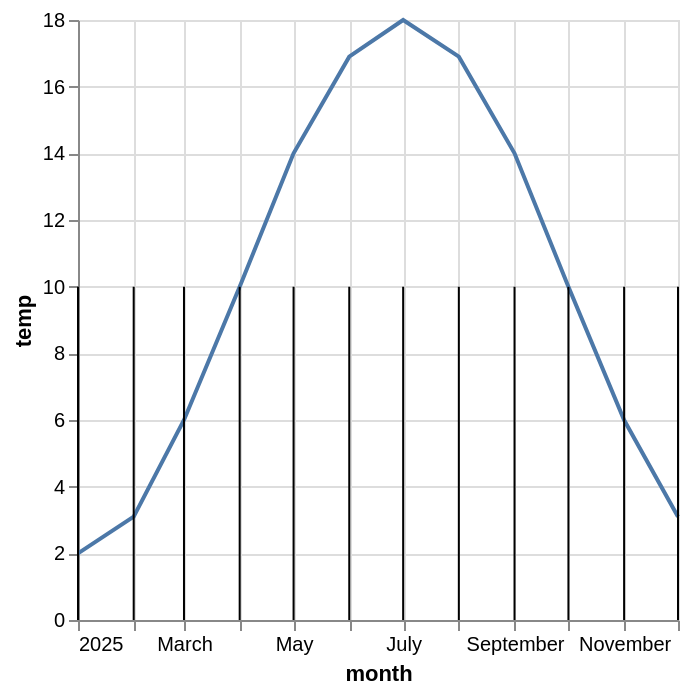

This figure's Vega-Lite source:
### Vega-Lite specification from a JSON file in a GitHub repository (floating-point values rounded to 4 significant figures)
{"$schema": "https://vega.github.io/schema/vega-lite/v5.json", "data": {"values": [{"month": "2025-01-01", "city": "Oslo", "temp": 2.0}, {"month": "2025-02-01", "city": "Oslo", "temp": 3.1}, {"month": "2025-03-01", "city": "Oslo", "temp": 6.0}, {"month": "2025-04-01", "city": "Oslo", "temp": 10.0}, {"month": "2025-05-01", "city": "Oslo", "temp": 14.0}, {"month": "2025-06-01", "city": "Oslo", "temp": 16.9}, {"month": "2025-07-01", "city": "Oslo", "temp": 18.0}, {"month": "2025-08-01", "city": "Oslo", "temp": 16.9}, {"month": "2025-09-01", "city": "Oslo", "temp": 14.0}, {"month": "2025-10-01", "city": "Oslo", "temp": 10.0}, {"month": "2025-11-01", "city": "Oslo", "temp": 6.0}, {"month": "2025-12-01", "city": "Oslo", "temp": 3.1}, {"month": "2025-01-01", "city": "Lima", "temp": 18.0}, {"month": "2025-02-01", "city": "Lima", "temp": 16.9}, {"month": "2025-03-01", "city": "Lima", "temp": 14.0}, {"month": "2025-04-01", "city": "Lima", "temp": 10.0}, {"month": "2025-05-01", "city": "Lima", "temp": 6.0}, {"month": "2025-06-01", "city": "Lima", "temp": 3.1}, {"month": "2025-07-01", "city": "Lima", "temp": 2.0}, {"month": "2025-08-01", "city": "Lima", "temp": 3.1}, {"month": "2025-09-01", "city": "Lima", "temp": 6.0}, {"month": "2025-10-01", "city": "Lima", "temp": 10.0}, {"month": "2025-11-01", "city": "Lima", "temp": 14.0}, {"month": "2025-12-01", "city": "Lima", "temp": 16.9}]}, "transform": [{"filter": {"field": "city", "equal": "Oslo"}}], "encoding": {"x": {"field": "month", "type": "temporal"}}, "layer": [{"mark": "line", "encoding": {"y": {"field": "temp", "type": "quantitative"}}}, {"mark": "rule", "encoding": {"y": {"datum": 10}}}]}
